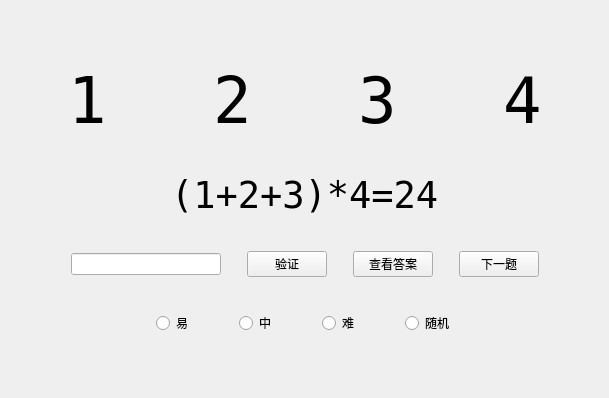
<?xml version="1.0" encoding="UTF-8"?>
<ui version="4.0">
 <class>MainWindow</class>
 <widget class="QMainWindow" name="MainWindow">
  <property name="geometry">
   <rect>
    <x>0</x>
    <y>0</y>
    <width>609</width>
    <height>398</height>
   </rect>
  </property>
  <property name="windowTitle">
   <string>MainWindow</string>
  </property>
  <widget class="QWidget" name="centralwidget">
   <layout class="QVBoxLayout" name="verticalLayout">
    <item>
     <spacer name="verticalSpacer_4">
      <property name="orientation">
       <enum>Qt::Vertical</enum>
      </property>
      <property name="sizeHint" stdset="0">
       <size>
        <width>20</width>
        <height>40</height>
       </size>
      </property>
     </spacer>
    </item>
    <item>
     <widget class="QWidget" name="widget" native="true">
      <layout class="QHBoxLayout" name="horizontalLayout">
       <item>
        <spacer name="horizontalSpacer_4">
         <property name="orientation">
          <enum>Qt::Horizontal</enum>
         </property>
         <property name="sizeHint" stdset="0">
          <size>
           <width>40</width>
           <height>20</height>
          </size>
         </property>
        </spacer>
       </item>
       <item>
        <widget class="QLabel" name="label">
         <property name="font">
          <font>
           <family>Andale Mono</family>
           <pointsize>48</pointsize>
          </font>
         </property>
         <property name="text">
          <string>1</string>
         </property>
        </widget>
       </item>
       <item>
        <spacer name="horizontalSpacer">
         <property name="orientation">
          <enum>Qt::Horizontal</enum>
         </property>
         <property name="sizeType">
          <enum>QSizePolicy::Fixed</enum>
         </property>
         <property name="sizeHint" stdset="0">
          <size>
           <width>100</width>
           <height>20</height>
          </size>
         </property>
        </spacer>
       </item>
       <item>
        <widget class="QLabel" name="label_2">
         <property name="font">
          <font>
           <family>Andale Mono</family>
           <pointsize>48</pointsize>
          </font>
         </property>
         <property name="text">
          <string>2</string>
         </property>
        </widget>
       </item>
       <item>
        <spacer name="horizontalSpacer_2">
         <property name="orientation">
          <enum>Qt::Horizontal</enum>
         </property>
         <property name="sizeType">
          <enum>QSizePolicy::Fixed</enum>
         </property>
         <property name="sizeHint" stdset="0">
          <size>
           <width>100</width>
           <height>20</height>
          </size>
         </property>
        </spacer>
       </item>
       <item>
        <widget class="QLabel" name="label_3">
         <property name="font">
          <font>
           <family>Andale Mono</family>
           <pointsize>48</pointsize>
          </font>
         </property>
         <property name="text">
          <string>3</string>
         </property>
        </widget>
       </item>
       <item>
        <spacer name="horizontalSpacer_3">
         <property name="orientation">
          <enum>Qt::Horizontal</enum>
         </property>
         <property name="sizeType">
          <enum>QSizePolicy::Fixed</enum>
         </property>
         <property name="sizeHint" stdset="0">
          <size>
           <width>100</width>
           <height>20</height>
          </size>
         </property>
        </spacer>
       </item>
       <item>
        <widget class="QLabel" name="label_4">
         <property name="font">
          <font>
           <family>Andale Mono</family>
           <pointsize>48</pointsize>
          </font>
         </property>
         <property name="text">
          <string>4</string>
         </property>
        </widget>
       </item>
       <item>
        <spacer name="horizontalSpacer_5">
         <property name="orientation">
          <enum>Qt::Horizontal</enum>
         </property>
         <property name="sizeHint" stdset="0">
          <size>
           <width>40</width>
           <height>20</height>
          </size>
         </property>
        </spacer>
       </item>
      </layout>
     </widget>
    </item>
    <item>
     <spacer name="verticalSpacer_3">
      <property name="orientation">
       <enum>Qt::Vertical</enum>
      </property>
      <property name="sizeType">
       <enum>QSizePolicy::Fixed</enum>
      </property>
      <property name="sizeHint" stdset="0">
       <size>
        <width>20</width>
        <height>10</height>
       </size>
      </property>
     </spacer>
    </item>
    <item>
     <widget class="QWidget" name="widget_4" native="true">
      <layout class="QHBoxLayout" name="horizontalLayout_4">
       <item>
        <spacer name="horizontalSpacer_8">
         <property name="orientation">
          <enum>Qt::Horizontal</enum>
         </property>
         <property name="sizeHint" stdset="0">
          <size>
           <width>40</width>
           <height>20</height>
          </size>
         </property>
        </spacer>
       </item>
       <item>
        <widget class="QLabel" name="label_6">
         <property name="font">
          <font>
           <family>Andale Mono</family>
           <pointsize>28</pointsize>
          </font>
         </property>
         <property name="text">
          <string>(1+2+3)*4=24</string>
         </property>
        </widget>
       </item>
       <item>
        <spacer name="horizontalSpacer_16">
         <property name="orientation">
          <enum>Qt::Horizontal</enum>
         </property>
         <property name="sizeHint" stdset="0">
          <size>
           <width>40</width>
           <height>20</height>
          </size>
         </property>
        </spacer>
       </item>
      </layout>
     </widget>
    </item>
    <item>
     <spacer name="verticalSpacer_5">
      <property name="orientation">
       <enum>Qt::Vertical</enum>
      </property>
      <property name="sizeType">
       <enum>QSizePolicy::Fixed</enum>
      </property>
      <property name="sizeHint" stdset="0">
       <size>
        <width>20</width>
        <height>10</height>
       </size>
      </property>
     </spacer>
    </item>
    <item>
     <widget class="QWidget" name="widget_2" native="true">
      <layout class="QHBoxLayout" name="horizontalLayout_2">
       <item>
        <spacer name="horizontalSpacer_6">
         <property name="orientation">
          <enum>Qt::Horizontal</enum>
         </property>
         <property name="sizeHint" stdset="0">
          <size>
           <width>40</width>
           <height>20</height>
          </size>
         </property>
        </spacer>
       </item>
       <item>
        <widget class="QLineEdit" name="lineEdit">
         <property name="sizePolicy">
          <sizepolicy hsizetype="Preferred" vsizetype="Fixed">
           <horstretch>0</horstretch>
           <verstretch>0</verstretch>
          </sizepolicy>
         </property>
         <property name="minimumSize">
          <size>
           <width>150</width>
           <height>0</height>
          </size>
         </property>
        </widget>
       </item>
       <item>
        <spacer name="horizontalSpacer_7">
         <property name="orientation">
          <enum>Qt::Horizontal</enum>
         </property>
         <property name="sizeType">
          <enum>QSizePolicy::Fixed</enum>
         </property>
         <property name="sizeHint" stdset="0">
          <size>
           <width>20</width>
           <height>20</height>
          </size>
         </property>
        </spacer>
       </item>
       <item>
        <widget class="QPushButton" name="pushButton">
         <property name="text">
          <string>验证</string>
         </property>
        </widget>
       </item>
       <item>
        <spacer name="horizontalSpacer_9">
         <property name="orientation">
          <enum>Qt::Horizontal</enum>
         </property>
         <property name="sizeType">
          <enum>QSizePolicy::Fixed</enum>
         </property>
         <property name="sizeHint" stdset="0">
          <size>
           <width>20</width>
           <height>20</height>
          </size>
         </property>
        </spacer>
       </item>
       <item>
        <widget class="QPushButton" name="pushButton_2">
         <property name="text">
          <string>查看答案</string>
         </property>
        </widget>
       </item>
       <item>
        <spacer name="horizontalSpacer_10">
         <property name="orientation">
          <enum>Qt::Horizontal</enum>
         </property>
         <property name="sizeType">
          <enum>QSizePolicy::Fixed</enum>
         </property>
         <property name="sizeHint" stdset="0">
          <size>
           <width>20</width>
           <height>20</height>
          </size>
         </property>
        </spacer>
       </item>
       <item>
        <widget class="QPushButton" name="pushButton_3">
         <property name="text">
          <string>下一题</string>
         </property>
        </widget>
       </item>
       <item>
        <spacer name="horizontalSpacer_15">
         <property name="orientation">
          <enum>Qt::Horizontal</enum>
         </property>
         <property name="sizeHint" stdset="0">
          <size>
           <width>40</width>
           <height>20</height>
          </size>
         </property>
        </spacer>
       </item>
      </layout>
     </widget>
    </item>
    <item>
     <spacer name="verticalSpacer_2">
      <property name="orientation">
       <enum>Qt::Vertical</enum>
      </property>
      <property name="sizeType">
       <enum>QSizePolicy::Fixed</enum>
      </property>
      <property name="sizeHint" stdset="0">
       <size>
        <width>20</width>
        <height>10</height>
       </size>
      </property>
     </spacer>
    </item>
    <item>
     <widget class="QWidget" name="widget_3" native="true">
      <layout class="QHBoxLayout" name="horizontalLayout_3">
       <item>
        <spacer name="horizontalSpacer_13">
         <property name="orientation">
          <enum>Qt::Horizontal</enum>
         </property>
         <property name="sizeHint" stdset="0">
          <size>
           <width>40</width>
           <height>20</height>
          </size>
         </property>
        </spacer>
       </item>
       <item>
        <widget class="QRadioButton" name="radioButton">
         <property name="text">
          <string>易</string>
         </property>
        </widget>
       </item>
       <item>
        <spacer name="horizontalSpacer_11">
         <property name="orientation">
          <enum>Qt::Horizontal</enum>
         </property>
         <property name="sizeType">
          <enum>QSizePolicy::Fixed</enum>
         </property>
         <property name="sizeHint" stdset="0">
          <size>
           <width>40</width>
           <height>20</height>
          </size>
         </property>
        </spacer>
       </item>
       <item>
        <widget class="QRadioButton" name="radioButton_2">
         <property name="text">
          <string>中</string>
         </property>
        </widget>
       </item>
       <item>
        <spacer name="horizontalSpacer_12">
         <property name="orientation">
          <enum>Qt::Horizontal</enum>
         </property>
         <property name="sizeType">
          <enum>QSizePolicy::Fixed</enum>
         </property>
         <property name="sizeHint" stdset="0">
          <size>
           <width>40</width>
           <height>20</height>
          </size>
         </property>
        </spacer>
       </item>
       <item>
        <widget class="QRadioButton" name="radioButton_3">
         <property name="text">
          <string>难</string>
         </property>
        </widget>
       </item>
       <item>
        <spacer name="horizontalSpacer_17">
         <property name="orientation">
          <enum>Qt::Horizontal</enum>
         </property>
         <property name="sizeType">
          <enum>QSizePolicy::Fixed</enum>
         </property>
         <property name="sizeHint" stdset="0">
          <size>
           <width>40</width>
           <height>20</height>
          </size>
         </property>
        </spacer>
       </item>
       <item>
        <widget class="QRadioButton" name="radioButton_4">
         <property name="text">
          <string>随机</string>
         </property>
        </widget>
       </item>
       <item>
        <spacer name="horizontalSpacer_14">
         <property name="orientation">
          <enum>Qt::Horizontal</enum>
         </property>
         <property name="sizeHint" stdset="0">
          <size>
           <width>40</width>
           <height>20</height>
          </size>
         </property>
        </spacer>
       </item>
      </layout>
     </widget>
    </item>
    <item>
     <spacer name="verticalSpacer">
      <property name="orientation">
       <enum>Qt::Vertical</enum>
      </property>
      <property name="sizeHint" stdset="0">
       <size>
        <width>20</width>
        <height>40</height>
       </size>
      </property>
     </spacer>
    </item>
   </layout>
  </widget>
 </widget>
 <resources/>
 <connections/>
</ui>
